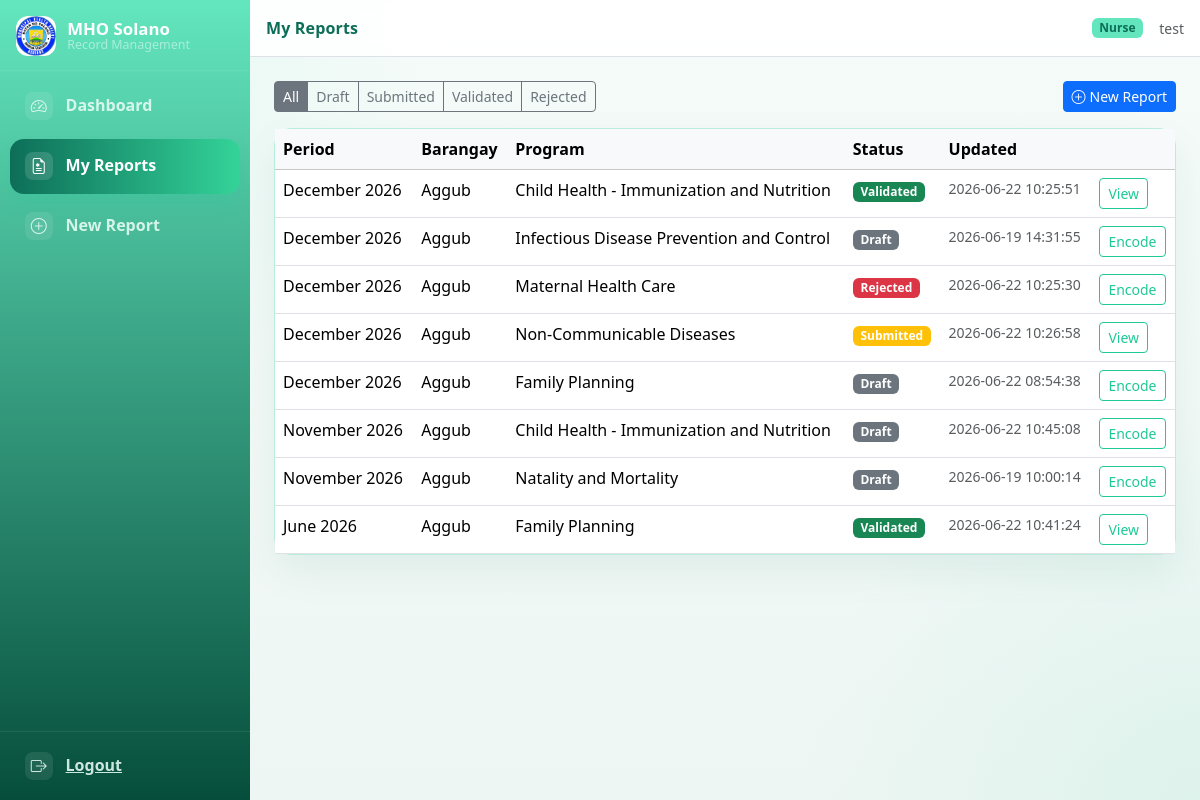
Page /MHO-System/nurse/submissions.php (signed in) on the committed database.
### tables this page shows
CREATE TABLE `report_submission`  (
  `id` int UNSIGNED NOT NULL AUTO_INCREMENT,
  `barangay_id` int UNSIGNED NOT NULL,
  `period_id` int UNSIGNED NOT NULL,
  `program_id` int UNSIGNED NOT NULL,
  `report_code` varchar(40) NULL DEFAULT NULL COMMENT 'Format: BRGY-PROGRAM-YYYYMM (e.g. AGG-FP-202612)',
  `status` enum('draft','submitted','validated','rejected') NOT NULL DEFAULT 'draft',
  `submitted_by` int UNSIGNED NULL DEFAULT NULL COMMENT 'FK → users.id (nurse/midwife who submitted)',
  `submitted_at` datetime NULL DEFAULT NULL,
  `validated_by` int UNSIGNED NULL DEFAULT NULL COMMENT 'FK → users.id (admin/doctor who validated)',
  `validated_at` datetime NULL DEFAULT NULL,
  `remarks` text NULL,
  `created_at` datetime NOT NULL DEFAULT current_timestamp,
  `updated_at` datetime NOT NULL DEFAULT current_timestamp ON UPDATE CURRENT_TIMESTAMP,
  PRIMARY KEY (`id`) USING BTREE,
  UNIQUE INDEX `uq_submission`(`barangay_id` ASC, `period_id` ASC, `program_id` ASC) USING BTREE,
  INDEX `fk_sub_period`(`period_id` ASC) USING BTREE,
  INDEX `fk_sub_program`(`program_id` ASC) USING BTREE,
  INDEX `fk_sub_submitted`(`submitted_by` ASC) USING BTREE,
  INDEX `fk_sub_validated`(`validated_by` ASC) USING BTREE,
  UNIQUE INDEX `idx_report_submission_code`(`report_code` ASC) USING BTREE,
  CONSTRAINT `fk_sub_brgy` FOREIGN KEY (`barangay_id`) REFERENCES `barangay` (`id`) ON DELETE RESTRICT ON UPDATE RESTRICT,
  CONSTRAINT `fk_sub_period` FOREIGN KEY (`period_id`) REFERENCES `report_period` (`id`) ON DELETE RESTRICT ON UPDATE RESTRICT,
  CONSTRAINT `fk_sub_program` FOREIGN KEY (`program_id`) REFERENCES `health_program` (`id`) ON DELETE RESTRICT ON UPDATE RESTRICT,
  CONSTRAINT `fk_sub_submitted` FOREIGN KEY (`submitted_by`) REFERENCES `users` (`id`) ON DELETE SET NULL ON UPDATE RESTRICT,
  CONSTRAINT `fk_sub_validated` FOREIGN KEY (`validated_by`) REFERENCES `users` (`id`) ON DELETE SET NULL ON UPDATE RESTRICT
);

CREATE TABLE `report_period`  (
  `id` int UNSIGNED NOT NULL AUTO_INCREMENT,
  `year` smallint NOT NULL,
  `month` tinyint NOT NULL,
  `period_label` varchar(20) GENERATED ALWAYS AS (concat(lpad(`month`,2,'0'),'-',`year`)) STORED,
  PRIMARY KEY (`id`) USING BTREE,
  UNIQUE INDEX `uq_period`(`year` ASC, `month` ASC) USING BTREE
);

CREATE TABLE `barangay`  (
  `id` int UNSIGNED NOT NULL AUTO_INCREMENT,
  `name` varchar(100) NOT NULL,
  `code` varchar(10) NULL DEFAULT NULL COMMENT 'Short code used in report references (e.g. AGG)',
  `municipality` varchar(100) NOT NULL DEFAULT 'Cauayan',
  `province` varchar(100) NOT NULL DEFAULT 'Isabela',
  `is_active` tinyint(1) NOT NULL DEFAULT 1,
  PRIMARY KEY (`id`) USING BTREE,
  UNIQUE INDEX `uq_barangay_name`(`name` ASC) USING BTREE
);

CREATE TABLE `health_program`  (
  `id` int UNSIGNED NOT NULL AUTO_INCREMENT,
  `code` varchar(20) NOT NULL,
  `name` varchar(150) NOT NULL,
  PRIMARY KEY (`id`) USING BTREE,
  UNIQUE INDEX `uq_program_code`(`code` ASC) USING BTREE
);

### MHO-System/includes/auth.php (called while the page is built, shortened)
<?php
function getAssignedBarangayIds(): array
{
    return $_SESSION['assigned_barangay_ids'] ?? [];
}

### MHO-System/nurse/submissions.php (the view, shortened to what this page needs)
<?php
$db = getDB();
$barangayIds = getAssignedBarangayIds();
$submissions = [];
if (!empty($barangayIds)) {
    $placeholders = implode(',', array_fill(0, count($barangayIds), '?'));
    $params = $barangayIds;
    $where = "rs.barangay_id IN ($placeholders)";
    $stmt = $db->prepare(
        "SELECT rs.id, b.name AS barangay, hp.name AS program, hp.code AS program_code,
                rp.year, rp.month, rs.status, rs.submitted_at, rs.updated_at
         FROM report_submission rs
         JOIN barangay b ON b.id = rs.barangay_id
         JOIN health_program hp ON hp.id = rs.program_id
         JOIN report_period rp ON rp.id = rs.period_id
         WHERE $where
         ORDER BY rp.year DESC, rp.month DESC, b.name"
    );
    $stmt->execute($params);
    $submissions = $stmt->fetchAll();
}
require_once __DIR__ . '/../includes/header.php';
?>
<div class="d-flex justify-content-between align-items-center mb-3">
    <div class="btn-group btn-group-sm">
        <a href="?" class="btn btn-outline-secondary <?= empty($_GET['status']) ? 'active' : '' ?>">All</a>
        <?php foreach (['draft','submitted','validated','rejected'] as $s): ?>
        <a href="?status=<?= $s ?>" class="btn btn-outline-secondary <?= ($_GET['status'] ?? '') === $s ? 'active' : '' ?>">
            <?= ucfirst($s) ?>
        </a>
        <?php endforeach; ?>
    </div>
    <a href="<?= e(roleUrl('nurse', 'new-report.php')) ?>" class="btn btn-primary btn-sm">
        <i class="bi bi-plus-circle me-1"></i>New Report
    </a>
</div>
<div class="card shadow-sm">
    <div class="table-responsive">
        <table class="table table-hover mb-0">
            <thead class="table-light">
                <tr>
                    <th>Period</th><th>Barangay</th><th>Program</th><th>Status</th><th>Updated</th><th></th>
                </tr>
            </thead>
            <tbody>
                <?php if (empty($submissions)): ?>
                <tr><td colspan="6" class="text-center text-muted py-4">No reports found.</td></tr>
                <?php else: foreach ($submissions as $s): ?>
                <tr>
                    <td><?= e(periodLabel((int)$s['year'], (int)$s['month'])) ?></td>
                    <td><?= e($s['barangay']) ?></td>
                    <td><?= e($s['program']) ?></td>
                    <td><?= statusBadge($s['status']) ?></td>
                    <td class="small text-muted"><?= e($s['updated_at']) ?></td>
                    <td>
                        <a href="<?= e(roleUrl('nurse', 'encode-report.php?id=' . $s['id'])) ?>"
                           class="btn btn-sm btn-outline-primary">
                            <?= in_array($s['status'], ['draft','rejected']) ? 'Encode' : 'View' ?>
                        </a>
                    </td>
                </tr>
                <?php endforeach; endif; ?>
            </tbody>
        </table>
    </div>
</div>
<?php require_once __DIR__ . '/../includes/footer.php'; ?>

### MHO-System/includes/functions.php (shortened to what this page needs)
<?php
function e(?string $value): string
{
    return htmlspecialchars((string) $value, ENT_QUOTES, 'UTF-8');
}
function baseUrl(string $path = ''): string
{
    $base = defined('APP_BASE') ? APP_BASE : '';
    return $base . ($path ? '/' . ltrim($path, '/') : '');
}
function roleUrl(string $role, string $page = 'dashboard.php'): string
{
    return baseUrl($role . '/' . $page);
}
function statusBadge(string $status): string
{
    $map = [
        'draft'     => 'secondary',
        'submitted' => 'warning',
        'validated' => 'success',
        'rejected'  => 'danger',
    ];
    $class = $map[$status] ?? 'secondary';
    return '<span class="badge bg-' . $class . '">' . e(ucfirst($status)) . '</span>';
}
function monthName(int $month): string
{
    $months = [
        1 => 'January', 2 => 'February', 3 => 'March', 4 => 'April',
        5 => 'May', 6 => 'June', 7 => 'July', 8 => 'August',
        9 => 'September', 10 => 'October', 11 => 'November', 12 => 'December',
    ];
    return $months[$month] ?? (string) $month;
}
function periodLabel(int $year, int $month): string
{
    return monthName($month) . ' ' . $year;
}

### MHO-System/assets/css/base.css (style rules this page uses)
:root { --mho-primary: #0d6efd; --sidebar-width: 250px; }
body { background-color: #f4f6f9; font-family: 'Segoe UI', system-ui, sans-serif; --role-accent: #1d9e75; --role-accent-dark: #085041; --role-accent-light: #5dcaa5; --role-accent-soft: #e8f5f1; --role-accent-border: rgba(194, 232, 216, 0.9); --role-text-color: inherit; --role-sidebar-start: #4be7a0; --role-sidebar-end: #012b1a; --role-sidebar-link: rgba(232, 248, 242, 0.84); --role-sidebar-hover-start: #023928; --role-sidebar-hover-end: #2fbf8a; --role-sidebar-section: rgba(232, 248, 242, 0.42); --role-sidebar-subtitle: rgba(232, 248, 242, 0.52); --role-brand-mark: linear-gradient(135deg, #29bf8c, #1d9e75); --role-navbar-bg: #fff; --role-card-border: var(--role-accent-border); --role-card-header-bg: linear-gradient(180deg, #f7fffc 0%, #eefaf5 100%); --role-heading-font: inherit; }

### MHO-System/assets/css/nurse.css (style rules this page uses)
body.role-nurse { --role-accent: #20c997; --role-accent-dark: #0d6e58; --role-accent-light: #63e6be; --role-accent-soft: #e0f9f2; --role-accent-border: rgba(180, 235, 215, 0.9); --role-text-color: #0d6e58; --role-sidebar-start: #63e6be; --role-sidebar-end: #064e3b; --role-sidebar-link: rgba(232, 252, 245, 0.88); --role-sidebar-hover-start: #0d6e58; --role-sidebar-hover-end: #34d399; --role-sidebar-section: rgba(232, 252, 245, 0.45); --role-sidebar-subtitle: rgba(232, 252, 245, 0.55); --role-brand-mark: linear-gradient(135deg, #34d399, #20c997); --role-card-header-bg: linear-gradient(180deg, #f5fffb 0%, #eafaf4 100%); --role-heading-font: Georgia, 'Times New Roman', serif; background: radial-gradient(circle at top left, rgba(99, 230, 190, 0.14), transparent 30%), radial-gradient(circle at bottom right, rgba(32, 201, 151, 0.08), transparent 28%), linear-gradient(180deg, #f5fbf9 0%, #eef6f3 100%); color: var(--role-text-color); }
body.role-nurse .card { border: 1px solid var(--role-accent-border); border-radius: 18px; box-shadow: 0 16px 38px color-mix(in srgb, var(--role-accent-dark) 8%, transparent) !important; }
body.role-nurse .btn-outline-primary { border-color: var(--role-accent); color: var(--role-accent); }

### rows in the picture
report_submission: period.month "December 2026", barangay.name "Aggub", program.name "Child Health - Immunization and Nutrition", status "Validated", updated_at "2026-06-22 10:25:51", shows "View"
report_submission: period.month "December 2026", barangay.name "Aggub", program.name "Infectious Disease Prevention and Control", status "Draft", updated_at "2026-06-19 14:31:55", shows "Encode"
report_submission: period.month "December 2026", barangay.name "Aggub", program.name "Maternal Health Care", status "Rejected", updated_at "2026-06-22 10:25:30", shows "Encode"
report_submission: period.month "December 2026", barangay.name "Aggub", program.name "Non-Communicable Diseases", status "Submitted", updated_at "2026-06-22 10:26:58", shows "View"
report_submission: period.month "December 2026", barangay.name "Aggub", program.name "Family Planning", status "Draft", updated_at "2026-06-22 08:54:38", shows "Encode"
report_submission: period.month "November 2026", barangay.name "Aggub", program.name "Child Health - Immunization and Nutrition", status "Draft", updated_at "2026-06-22 10:45:08", shows "Encode"
report_submission: period.month "November 2026", barangay.name "Aggub", program.name "Natality and Mortality", status "Draft", updated_at "2026-06-19 10:00:14", shows "Encode"
report_submission: period.month "June 2026", barangay.name "Aggub", program.name "Family Planning", status "Validated", updated_at "2026-06-22 10:41:24", shows "View"

### other values in the picture
$item['label'] "Dashboard"
$item['label'] "My Reports"
$item['label'] "New Report"
$pageTitle "My Reports"
$role "Nurse"
$_SESSION['full_name'] "test"
$s "Draft"
$s "Submitted"
$s "Validated"
$s "Rejected"
